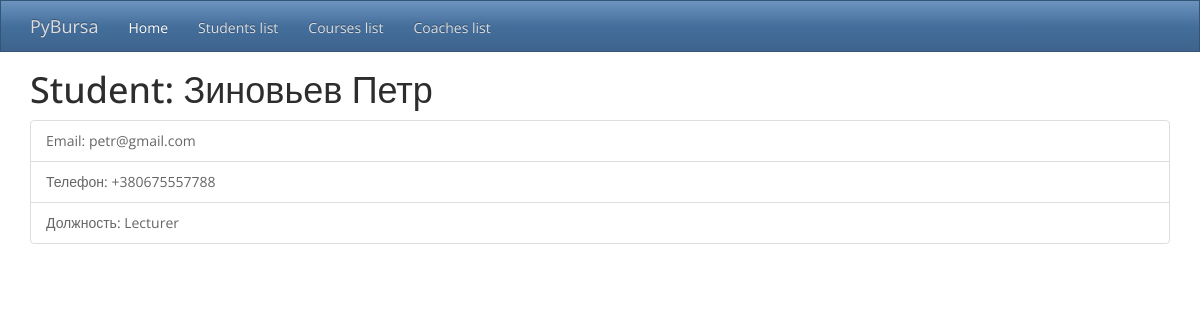
Page /coaches/1/ on the committed database.
### coaches/models.py (models this page shows, shortened)
class Coach(models.Model):
    TEACHERS = (
        ('LE', 'Lecturer'),
        ('AS', 'assistant'),
    )
    name = models.CharField(max_length=255)
    surname = models.CharField(max_length=255)
    date_of_birth = models.DateField()
    email = models.EmailField()
    phone = models.CharField(max_length=15)
    teacher = models.CharField(max_length=2, choices=TEACHERS)
    user = models.ForeignKey(User)

### coaches/views.py (the view)
# urls.py: url(r'^(?P<coach_id>\d+)/$', coaches_item),
def coaches_item(request, coach_id):
    coach = Coach.objects.get(id=coach_id)
    return render(request, 'coaches/item.html', {'coach': coach})

### templates/coaches/item.html (shortened to what this page needs)
{% load static %}<!DOCTYPE html>
<html lang="en"><head><meta http-equiv="Content-Type" content="text/html; charset=UTF-8">
    <link href="{% static "dist/css/bootstrap.min.css" %}" rel="stylesheet">
    <link href="{% static "examples/starter-template.css" %}" rel="stylesheet">
  </head>
  <body>
    <nav class="navbar navbar-inverse navbar-fixed-top" role="navigation">
      <div class="container">
        <div class="navbar-header">
          <a class="navbar-brand" href="/">PyBursa</a>
        </div>
        <div id="navbar" class="collapse navbar-collapse">
          <ul class="nav navbar-nav">
            <li class="active"><a href="/">Home</a></li>
            <li><a href="/students/">Students list</a></li>
            <li><a href="/courses/">Courses list</a></li>
            <li><a href="/coaches/">Coaches list</a></li>
          </ul>
        </div>
      </div>
    </nav>
    <div class="container">
        <h1>Student: {{ coach.surname }} {{ coach.name }}</h1>
        <ul class="list-group">
          <li class="list-group-item">Email: {{ coach.email }}</li>
          <li class="list-group-item">Телефон: {{ coach.phone }}</li>
          <li class="list-group-item">Должность: {{ coach.get_teacher_display }}</li>
        </ul>
    </div>
</body></html>

### static/examples/starter-template.css (style rules this page uses)
body { padding-top: 50px; }

### rows in the picture
Coach: surname "Зиновьев", name "Петр", email "petr@gmail.com", phone "+380675557788", teacher "Lecturer"
